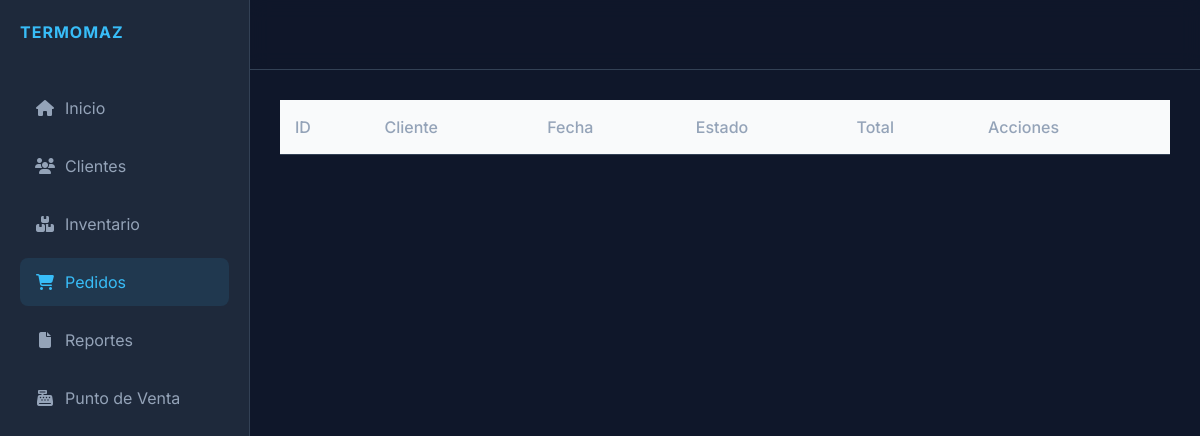
The page /orders on the database as committed earlier.
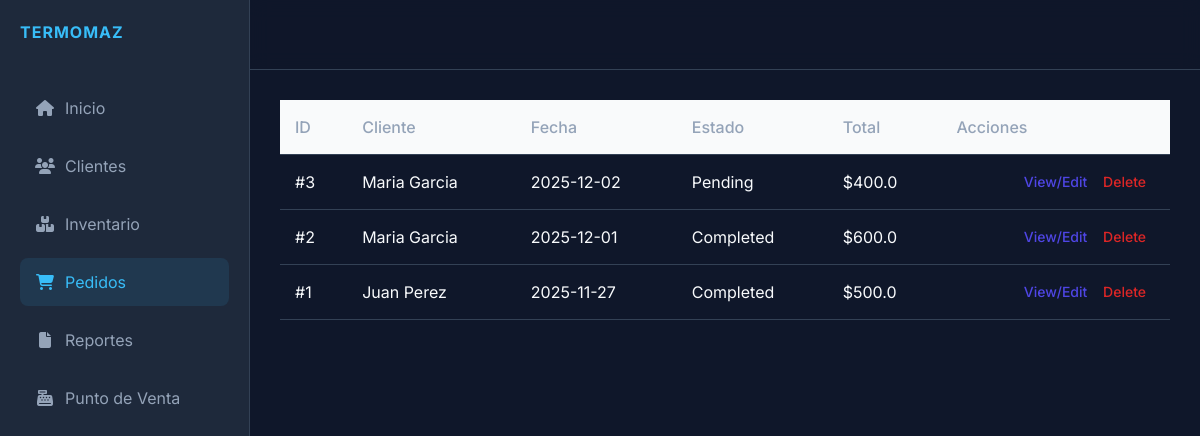
The same page on the database as committed later.
### models.py (models this page shows)
class Order(db.Model):
    id = db.Column(db.Integer, primary_key=True)
    client_id = db.Column(db.Integer, db.ForeignKey('client.id'), nullable=False)
    client = db.relationship('Client', backref=db.backref('orders', lazy=True))
    date = db.Column(db.DateTime, default=datetime.utcnow)
    status = db.Column(db.String(20), default='Pending') # Pending, Completed, Cancelled
    total = db.Column(db.Float, default=0.0)
    shipping_address = db.Column(db.String(200))
    items = db.relationship('OrderItem', backref='order', lazy=True, cascade="all, delete-orphan")

class Client(db.Model):
    id = db.Column(db.Integer, primary_key=True)
    name = db.Column(db.String(100), nullable=False)
    phone = db.Column(db.String(20))
    email = db.Column(db.String(100))
    address = db.Column(db.String(200))
    created_at = db.Column(db.DateTime, default=datetime.utcnow)

### app.py (the view)
@app.route('/orders')
def orders():
    all_orders = Order.query.order_by(Order.date.desc()).all()
    all_clients = Client.query.all() # Para el modal de creación
    return render_template('orders.html', orders=all_orders, clients=all_clients)

### templates/orders.html (shortened to what this page needs)
{% extends 'base.html' %}
{% block content %}
<table class="min-w-full divide-y divide-gray-300">
    <thead class="bg-gray-50">
        <tr>
            <th>ID</th>
            <th>Cliente</th>
            <th>Fecha</th>
            <th>Estado</th>
            <th>Total</th>
            <th>Acciones</th>
        </tr>
    </thead>
    <tbody>
        {% for order in orders %}
        <tr>
            <td>#{{ order.id }}</td>
            <td>{{ order.client.name }}</td>
            <td>{{ order.date.strftime('%Y-%m-%d') }}</td>
            <td>{{ order.status }}</td>
            <td>${{ order.total }}</td>
            <td class="px-6 py-4 whitespace-nowrap text-right text-sm font-medium">
                <a href="{{ url_for('order_details', id=order.id) }}"
                    class="text-indigo-600 hover:text-indigo-900 mr-3">View/Edit</a>
                <a href="{{ url_for('delete_order', id=order.id) }}" class="text-red-600 hover:text-red-900"
                    onclick="return confirm('Are you sure?')">Delete</a>
            </td>
        </tr>
        {% endfor %}
    </tbody>
</table>
</div>
</div>
{% endblock %}

Rows that differ between the two databases and show on the page:
added Order: id "3", client.name "Maria Garcia", date "2025-12-02", status "Pending", total "400.0"
added Order: id "2", client.name "Maria Garcia", date "2025-12-01", status "Completed", total "600.0"
added Order: id "1", client.name "Juan Perez", date "2025-11-27", status "Completed", total "500.0"
